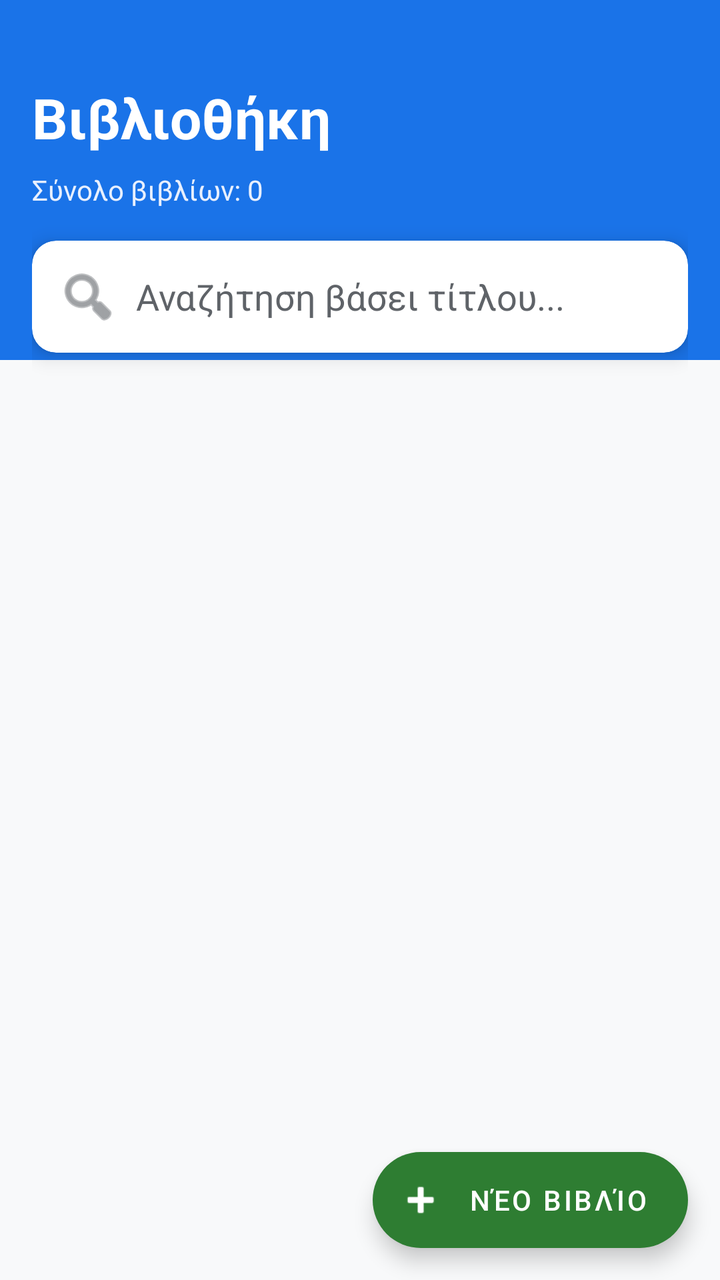
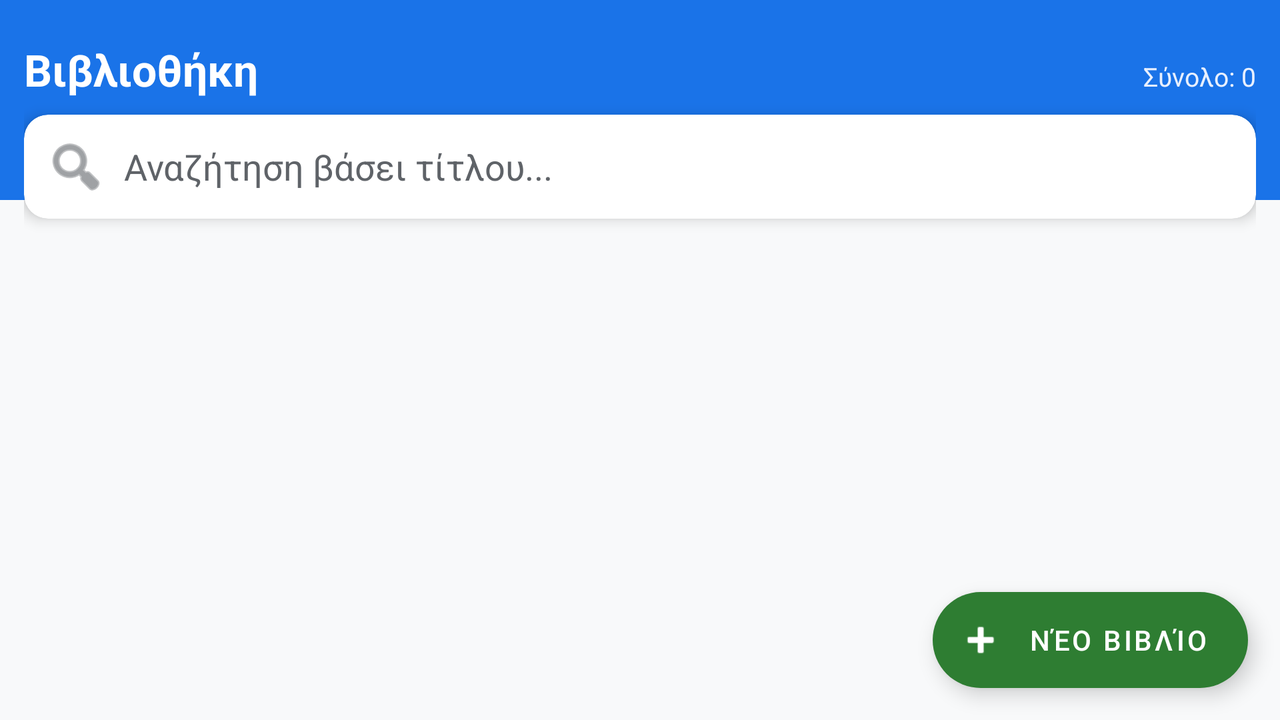

The same Android screen from two of the app's own layout files: first res/layout/ as a phone draws it, then the repository's variant for another configuration, drawn on a device whose configuration selects that folder. Both files follow.
<!-- AndroidManifest.xml: application theme Theme.LibraryApp -->
<!-- res/layout/fragment_books.xml -->
<?xml version="1.0" encoding="utf-8"?>
<androidx.coordinatorlayout.widget.CoordinatorLayout
    xmlns:android="http://schemas.android.com/apk/res/android"
    xmlns:app="http://schemas.android.com/apk/res-auto"
    android:layout_width="match_parent"
    android:layout_height="match_parent"
    android:background="?android:attr/windowBackground">

    
    <View
        android:layout_width="match_parent"
        android:layout_height="180dp"
        android:background="?attr/colorPrimary" />

    <LinearLayout
        android:layout_width="match_parent"
        android:layout_height="match_parent"
        android:orientation="vertical"
        android:padding="16dp">

        <TextView
            android:layout_width="wrap_content"
            android:layout_height="wrap_content"
            android:text="Βιβλιοθήκη"
            android:textColor="@android:color/white"
            android:textSize="28sp"
            android:textStyle="bold"
            android:layout_marginTop="24dp"
            android:layout_marginBottom="8dp"/>

        <TextView
            android:id="@+id/tvTotalBooks"
            android:layout_width="wrap_content"
            android:layout_height="wrap_content"
            android:text="Σύνολο βιβλίων: 0"
            android:textColor="#E8F0FE"
            android:textSize="14sp"
            android:layout_marginBottom="16dp"/>

        
        <com.google.android.material.card.MaterialCardView
            android:layout_width="match_parent"
            android:layout_height="wrap_content"
            app:cardCornerRadius="12dp"
            app:cardElevation="6dp"
            app:cardBackgroundColor="?attr/colorSurface"
            android:layout_marginBottom="16dp">

            <EditText
                android:id="@+id/etSearchBook"
                android:layout_width="match_parent"
                android:layout_height="wrap_content"
                android:hint="Αναζήτηση βάσει τίτλου..."
                android:padding="12dp"
                android:background="@android:color/transparent"
                android:drawableStart="@android:drawable/ic_menu_search"
                android:drawablePadding="8dp"
                android:textColor="?android:attr/textColorPrimary"
                android:textColorHint="?android:attr/textColorSecondary"
                android:drawableTint="?android:attr/textColorSecondary"
                android:inputType="text"
                android:maxLines="1"/>
        </com.google.android.material.card.MaterialCardView>

        <androidx.recyclerview.widget.RecyclerView
            android:id="@+id/recyclerViewBooks"
            android:layout_width="match_parent"
            android:layout_height="match_parent"
            android:clipToPadding="false"
            android:paddingBottom="80dp" />

    </LinearLayout>

    <com.google.android.material.floatingactionbutton.ExtendedFloatingActionButton
        android:id="@+id/fabAddBook"
        android:layout_width="wrap_content"
        android:layout_height="wrap_content"
        android:layout_gravity="bottom|end"
        android:layout_margin="16dp"
        android:text="Νέο Βιβλίο"
        android:textColor="@android:color/white"
        app:icon="@android:drawable/ic_input_add"
        app:iconTint="@android:color/white"
        app:backgroundTint="?attr/colorSecondary" />

</androidx.coordinatorlayout.widget.CoordinatorLayout>
<!-- resources referenced by this layout -->
<resources>
  <style name="Theme.LibraryApp" parent="Theme.MaterialComponents.DayNight.NoActionBar">
          
          <item name="colorPrimary">#1A73E8</item>
          <item name="colorPrimaryVariant">#1557B0</item>
          <item name="colorOnPrimary">#FFFFFF</item>
  
          
          
          <item name="colorSecondary">#2E7D32</item>
          
          <item name="colorSecondaryVariant">#E8F5E9</item>
          <item name="colorOnSecondary">#1B5E20</item>
  
          
          <item name="android:windowBackground">#F8F9FA</item>
          <item name="colorSurface">#FFFFFF</item>
          <item name="colorOnSurface">#202124</item>
          <item name="colorError">#B00020</item>
          <item name="colorOnError">#FFFFFF</item>
  
          
          <item name="android:textColorPrimary">#202124</item>
          <item name="android:textColorSecondary">#5F6368</item>
          <item name="android:textColorPrimaryDisableOnly">#9E9E9E</item>
          <item name="colorControlNormal">#5F6368</item>
          <item name="colorControlActivated">#1A73E8</item>
  
          
          <item name="android:statusBarColor">?attr/colorPrimaryVariant</item>
          <item name="android:windowLightStatusBar">false</item>
      </style>
</resources>
<!-- res/layout-land/fragment_books.xml (the repository's variant of the layout above) -->
<!-- drawn on the phone turned sideways -->
<?xml version="1.0" encoding="utf-8"?>
<androidx.coordinatorlayout.widget.CoordinatorLayout
    xmlns:android="http://schemas.android.com/apk/res/android"
    xmlns:app="http://schemas.android.com/apk/res-auto"
    android:layout_width="match_parent"
    android:layout_height="match_parent"
    android:background="?android:attr/windowBackground">

    <View
        android:layout_width="match_parent"
        android:layout_height="100dp"
        android:background="?attr/colorPrimary" />

    <LinearLayout
        android:layout_width="match_parent"
        android:layout_height="match_parent"
        android:orientation="vertical"
        android:padding="12dp">

        <LinearLayout
            android:layout_width="match_parent"
            android:layout_height="wrap_content"
            android:orientation="horizontal"
            android:gravity="bottom"
            android:layout_marginTop="8dp"
            android:layout_marginBottom="8dp">

            <TextView
                android:layout_width="0dp"
                android:layout_height="wrap_content"
                android:layout_weight="1"
                android:text="Βιβλιοθήκη"
                android:textColor="@android:color/white"
                android:textSize="22sp"
                android:textStyle="bold"/>

            <TextView
                android:id="@+id/tvTotalBooks"
                android:layout_width="wrap_content"
                android:layout_height="wrap_content"
                android:text="Σύνολο: 0"
                android:textColor="#E8F0FE"
                android:textSize="13sp" />
        </LinearLayout>

        
        <com.google.android.material.card.MaterialCardView
            android:layout_width="match_parent"
            android:layout_height="wrap_content"
            app:cardCornerRadius="12dp"
            app:cardElevation="4dp"
            app:cardBackgroundColor="?attr/colorSurface"
            android:layout_marginBottom="8dp">

            <EditText
                android:id="@+id/etSearchBook"
                android:layout_width="match_parent"
                android:layout_height="wrap_content"
                android:hint="Αναζήτηση βάσει τίτλου..."
                android:padding="10dp"
                android:background="@android:color/transparent"
                android:drawableStart="@android:drawable/ic_menu_search"
                android:drawablePadding="8dp"
                android:textColor="?android:attr/textColorPrimary"
                android:textColorHint="?android:attr/textColorSecondary"
                android:drawableTint="?android:attr/textColorSecondary"
                android:inputType="text"
                android:maxLines="1"/>
        </com.google.android.material.card.MaterialCardView>

        <androidx.recyclerview.widget.RecyclerView
            android:id="@+id/recyclerViewBooks"
            android:layout_width="match_parent"
            android:layout_height="match_parent"
            android:clipToPadding="false"
            android:paddingBottom="70dp" />

    </LinearLayout>

    
    <com.google.android.material.floatingactionbutton.ExtendedFloatingActionButton
        android:id="@+id/fabAddBook"
        android:layout_width="wrap_content"
        android:layout_height="wrap_content"
        android:layout_gravity="bottom|end"
        android:layout_margin="16dp"
        android:text="Νέο Βιβλίο"
        android:textColor="@android:color/white"
        app:icon="@android:drawable/ic_input_add"
        app:iconTint="@android:color/white"
        app:backgroundTint="?attr/colorSecondary" />

</androidx.coordinatorlayout.widget.CoordinatorLayout>
